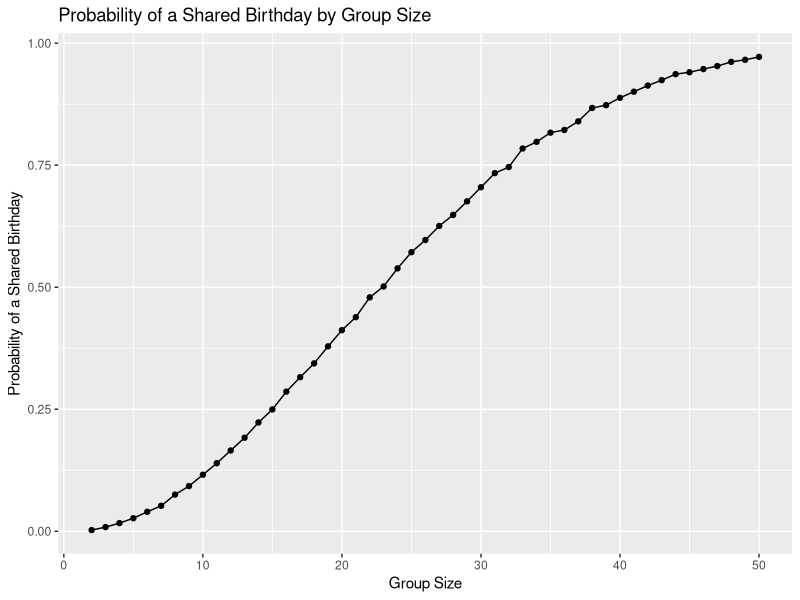

Reproduce this figure in R. (Note: this script raises an error after producing the figure.)
## ---- chunk 1
library(tidyverse)
## ---- chunk 2
set.seed(1)

birthday_sim = function(group_size) {
  birthdays = sample(1:365, group_size, replace = TRUE)
  shared_birthday = n_distinct(birthdays) < group_size
  shared_birthday
}
## ---- chunk 3
birthday_results = 
  expand_grid(
    group_size = 2:50,
    iter = 1:10000
  ) |> 
  mutate(
    shared_birthday = map_lgl(group_size, birthday_sim)
  )
## ---- chunk 4
birthday_summary = 
  birthday_results |> 
  group_by(group_size) |> 
  summarize(
    probability = mean(shared_birthday)
  )
## ---- chunk 5
birthday_summary |> 
  ggplot(aes(x = group_size, y = probability)) +
  geom_point() +
  geom_line() +
  labs(
    title = "Probability of a Shared Birthday by Group Size",
    x = "Group Size",
    y = "Probability of a Shared Birthday"
  )
## ---- chunk 6
study_df = 
  tibble(
    files = list.files("data/"),
    path = str_c("data/", files)
  ) |> 
  mutate(
    data = map(path, read_csv)
  )
## ---- chunk 7
study_df = 
  study_df |> 
  unnest(cols = "data")
## ---- chunk 8
study_tidy = 
  study_df |> 
  mutate(
    files = str_replace(files, ".csv", "")
  ) |> 
  separate(
    files,
    into = c("arm", "subject_id"),
    sep = "_"
  ) |> 
  mutate(
    arm = str_replace(arm, "con", "control"),
    arm = str_replace(arm, "exp", "experimental")
  ) |> 
  pivot_longer(
    week_1:week_8,
    names_to = "week",
    values_to = "observation",
    names_prefix = "week_"
  ) |> 
  mutate(
    week = as.numeric(week)
  ) |> 
  select(arm, subject_id, week, observation)
## ---- chunk 9
study_tidy |> 
  ggplot(aes(x = week, y = observation, group = subject_id, color = arm)) +
  geom_point() +
  geom_path() +
  facet_grid(~arm) +
  labs(
    title = "Observations Over Time by Study Arm",
    x = "Week",
    y = "Observation"
  )
